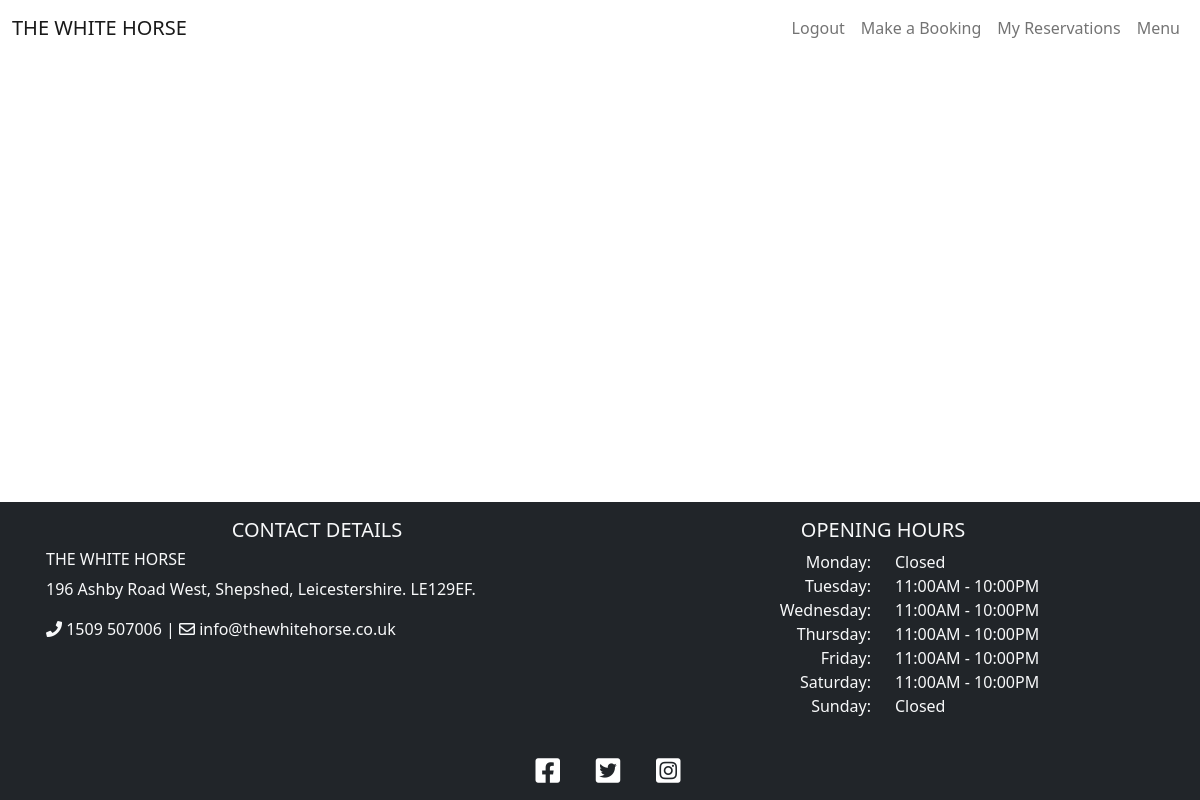
The page /reservations (signed in) on the database as committed earlier.
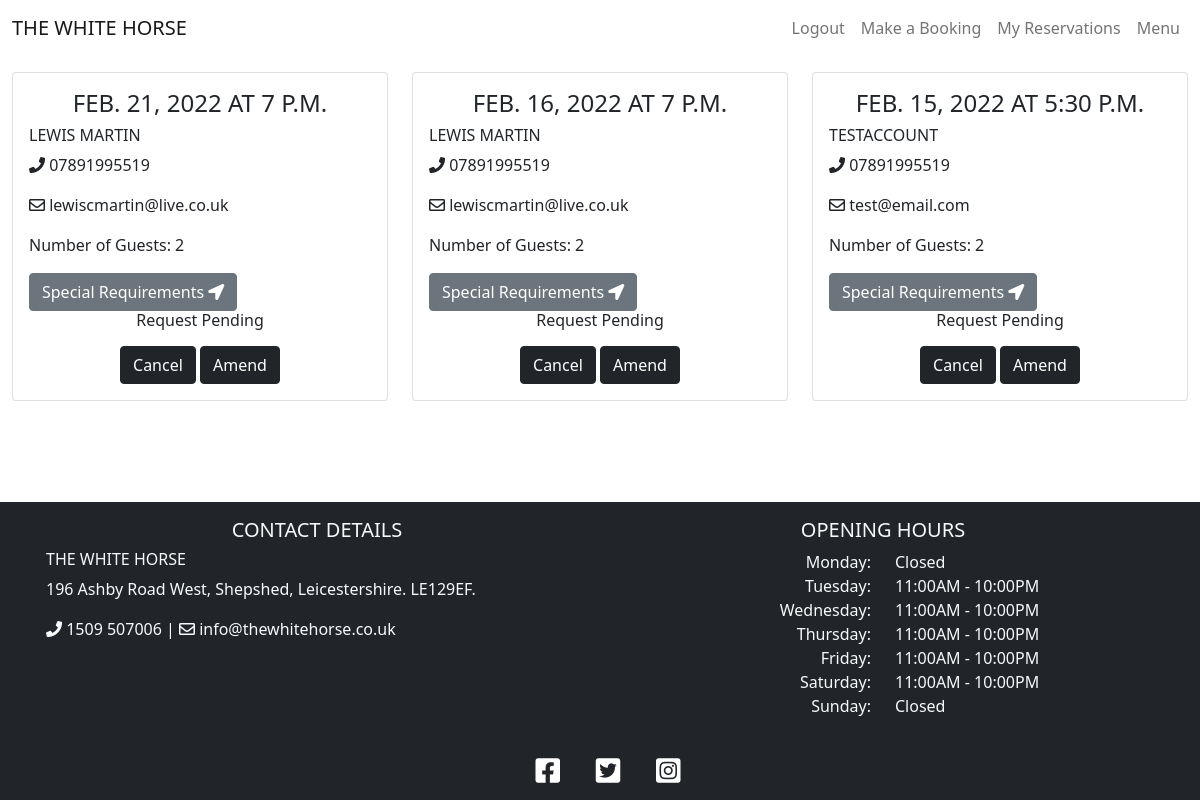
The same page on the database as committed later.
### booking/models.py (models this page shows, shortened)
class Booking(models.Model):
    user = models.ForeignKey(User, on_delete=models.CASCADE)
    lead = models.CharField(max_length=200, blank=False)
    email = models.CharField(max_length=200, blank=False)
    phoneNumberRegex = RegexValidator(regex=r'^\+?1?\d{9,15}$')
    mobile = models.CharField(validators=[phoneNumberRegex], max_length=16, blank=False)
    date = models.DateField(blank=False)
    time = models.TimeField(blank=False)
    notes = models.TextField(max_length=200)
    guests = models.PositiveIntegerField(blank=False)
    status = models.IntegerField(choices=STATUS, default=0)
    class Meta:
        ordering = ['-date']

### booking/views.py (the view)
# urls.py: path('reservations', views.ReservationList.as_view(), name='reservations'),
class ReservationList(generic.ListView):
    model = Booking
    def get(self, request, *args, **kwargs):
        reservations = Booking.objects.filter(user=request.user)
        return render(
            request, 'reservations.html',
            {
                'reservations': reservations,
            },
        )

### templates/reservations.html (shortened to what this page needs)
{% extends "base.html" %}
{% block content %}
<div class="container-fluid mb-3">
    <div class="row">
        <div class="col-12 mt-3 left">
            <div class="row">
                {% for reservation in reservations %}
                <div class="col-md-4">
                    <div class="card mb-4">
                        <div class="card-body">
                            <h4 class='card-title text-uppercase text-center'>{{ reservation.date }} at
                                {{ reservation.time }}</h4>
                            <h6 class="text-uppercase">{{ reservation.lead }}</h6>
                            <div class='card-text'>
                                <p><i class="fas fa-phone"></i> {{ reservation.mobile }}</p>
                                <p><i class="far fa-envelope"></i> {{ reservation.email }}</p>
                                <p>Number of Guests: {{ reservation.guests }}</p>
                                <button data-bs-toggle='modal' data-bs-target='#notes' class="btn btn-secondary">Special
                                    Requirements <i class="fas fa-location-arrow"></i></button>
                                <div class='text-center h6'>
                                    {% if reservation.status == 1 %}
                                    <p>Reservation Accepted</p>
                                    {% elif reservation.status == 2 %}
                                    <p>Reservation Declined</p>
                                    {% else %}
                                    <p>Request Pending</p>
                                    {% endif %}
                                </div>
                            </div>
                            <div class='text-center'>
                                <a href="/cancel/{{ reservation.id }}"><button class="btn btn-dark">Cancel</button></a>
                                <a href="/amend/{{ reservation.id }}"><button class="btn btn-dark">Amend</button></a>
                            </div>
                        </div>
                    </div>
                </div>
                {% if forloop.counter|divisibleby:3  %}
            </div>
                <div class="row">
                    {% endif %}
                    {% endfor %}
                </div>
        </div>
    </div>
</div>
{% endblock %}

Rows that differ between the two databases and show on the page:
added Booking: date "FEB. 21, 2022", time "7 P.M.", lead "LEWIS MARTIN", mobile "07891995519", email "lewiscmartin@live.co.uk", guests "2", status "Request Pending"
added Booking: date "FEB. 16, 2022", time "7 P.M.", lead "LEWIS MARTIN", mobile "07891995519", email "lewiscmartin@live.co.uk", guests "2", status "Request Pending"
added Booking: date "FEB. 15, 2022", time "5:30 P.M.", lead "TESTACCOUNT", mobile "07891995519", email "test@email.com", guests "2", status "Request Pending"
